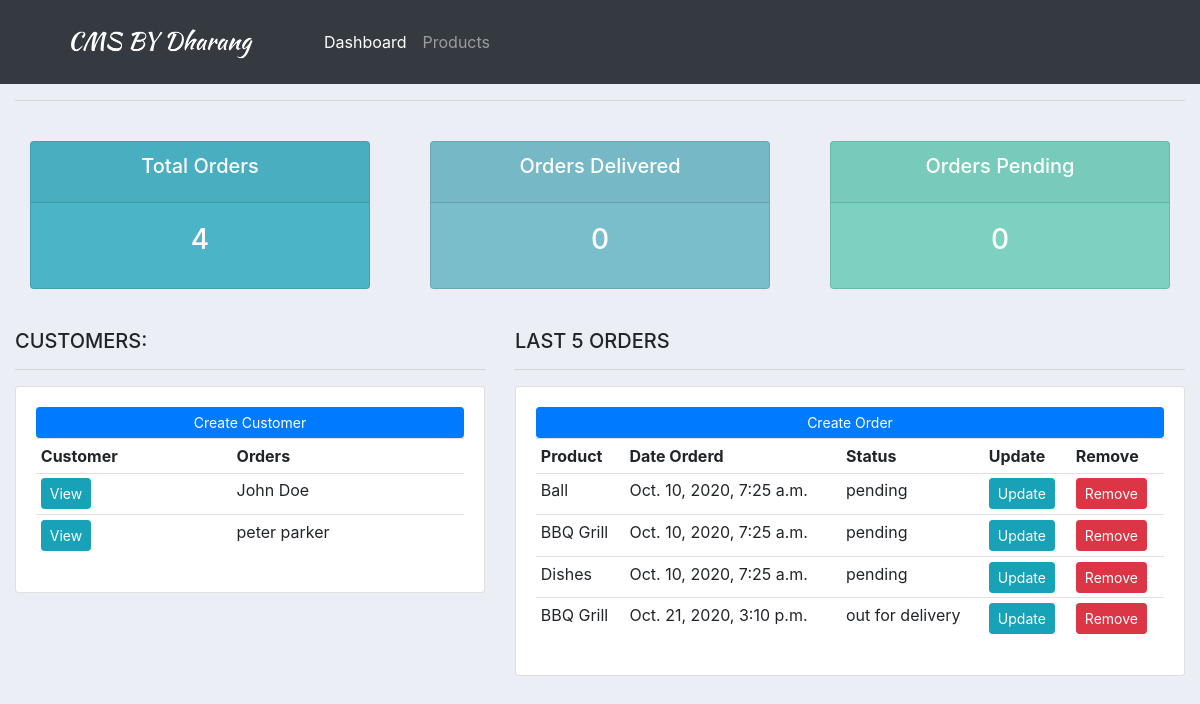
Before: / with the older database file.
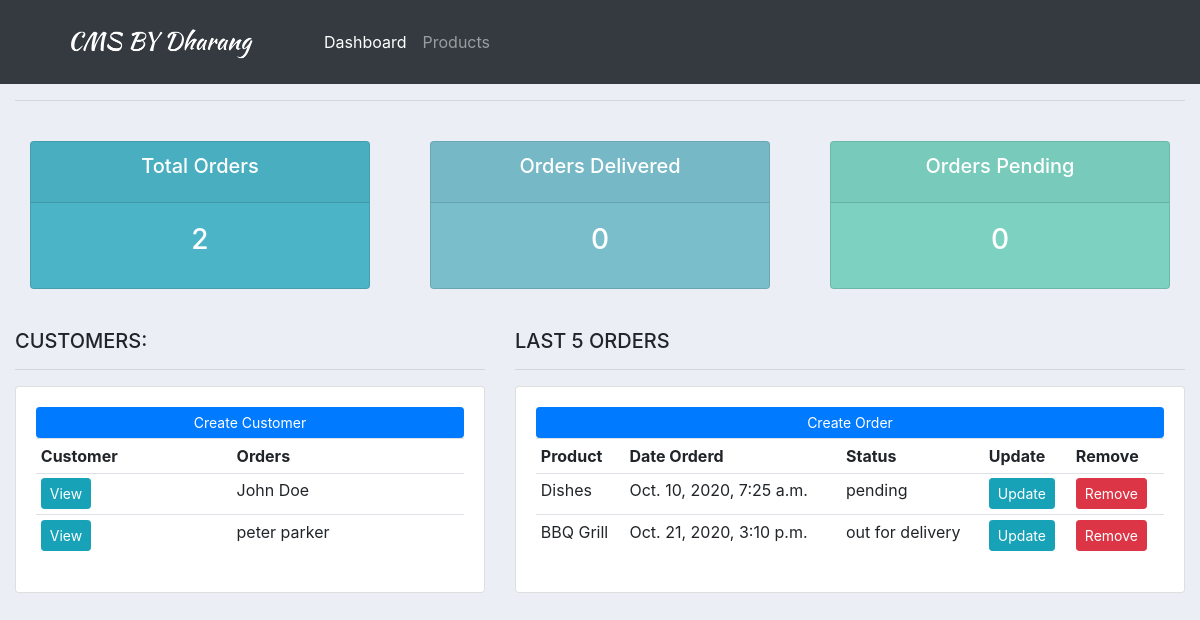
After: the same page with the newer database file.
### accounts/models.py (models this page shows, shortened)
class Customer(models.Model):
    name = models.CharField(max_length=200,null=True)
    phone = models.CharField(max_length=200,null=True)
    email = models.CharField(max_length=200,null=True)
    date_created = models.DateTimeField(auto_now_add=True)

class Orders(models.Model):
    STATUS = (
        ('pending','pending'),
        ('out for delivery','out for delivery'),
        ('delivered','delivered'),
             )
    customer = models.ForeignKey(Customer,on_delete=models.SET_NULL,null=True)
    product = models.ForeignKey(Products,on_delete=models.SET_NULL,null=True)
    date_created = models.DateTimeField(auto_now_add=True)
    status = models.CharField(max_length=200,null=True,choices=STATUS)

class Products(models.Model):
    CATAGORY = (
        ('Indoor','Indoor'),
        ('Outdoor','Outdoor'),
                )
    name = models.CharField(max_length=200,null=True)
    category = models.CharField(max_length=200,null=True,choices=CATAGORY)
    price = models.FloatField(null=True)
    description = models.CharField(max_length=200,null=True,blank=True)
    date_created = models.DateTimeField(auto_now_add=True)
    tags = models.ManyToManyField(Tag)
    def __str__(self):
        return self.name

### accounts/views.py (the view)
# urls.py: path('', views.home, name='home' ),
def home(request):
    customer = Customer.objects.all()
    order = Orders.objects.all()
    total_orders = order.count()
    total_delivered = order.filter(status='Delivered').count()
    total_pending = order.filter(status='Pending').count()
    context = { 'customer': customer,'order':order, 'total_orders': total_orders, 'total_delivered':total_delivered,'total_pending':total_pending }
    return render(request, 'accounts/dashboard.html', context)

### accounts/templates/accounts/dashboard.html
{% extends 'accounts/main.html' %}
{% block content%}
{%  include 'accounts/status.html' %}
<br>
<div class="row">
	<div class="col-md-5">
		<h5>CUSTOMERS:</h5>
		<hr>
		<div class="card card-body">
			<a class="btn btn-primary  btn-sm btn-block" href="">Create Customer</a>
			<table class="table table-sm">
				<tr>
					<th>Customer</th>
					<th>Orders</th>
				</tr>
				{% for i in customer %}
					<tr>
						<td><a class="btn btn-sm btn-info" href="{% url 'customer' i.id %}">View</a></td>
						<td>{{i.name}}</td>
					</tr>
				{% endfor %}
			</table>
		</div>
	</div>
	<div class="col-md-7">
		<h5>LAST 5 ORDERS</h5>
		<hr>
		<div class="card card-body">
			<a class="btn btn-primary  btn-sm btn-block" href="{% url 'create_order' %}">Create Order</a>
			<table class="table table-sm">
				<tr>
					<th>Product</th>
					<th>Date Orderd</th>
					<th>Status</th>
					<th>Update</th>
					<th>Remove</th>
				</tr>
				{% for i in order %}
					<tr>
						<td>{{i.product}}</td>
						<td>{{i.date_created}}</td>
						<td>{{i.status}}</td>
						<td><a class="btn btn-sm btn-info" href="{% url 'update_order' i.id %}">Update</a></td>
						<td><a class="btn btn-sm btn-danger" href="{% url 'delete_order' i.id %}">Remove</a></td>
					</tr>
				{% endfor %}
			</table>
		</div>
	</div>
</div>
{% endblock %}

Changed rows visible on the page:
removed Orders: product "Ball", date_created "Oct. 10, 2020, 7:25 a.m.", status "pending"
removed Orders: product "BBQ Grill", date_created "Oct. 10, 2020, 7:25 a.m.", status "pending"
Other visible differences:
{{ total_orders }}: "4" → "2"
